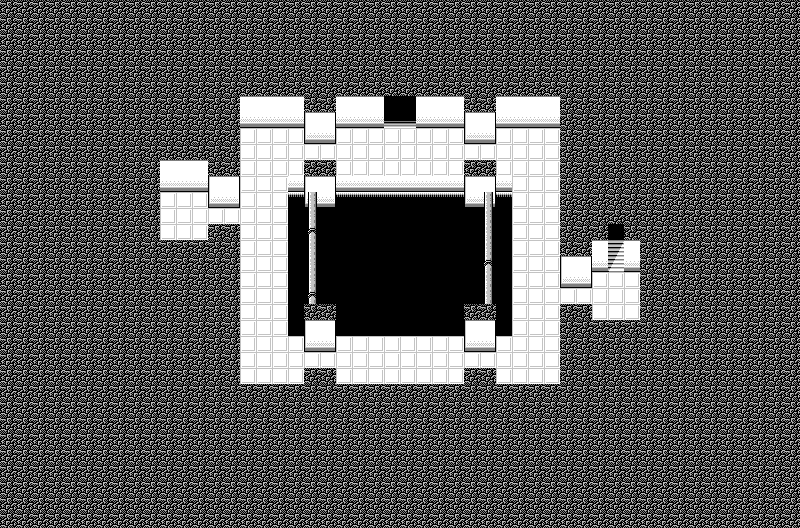

Below is a game level as drawn by its tile map, then a one-line description and the .tmx that defines it (tile-layer data replaced by summaries):
An orthogonal 50x33 tile map with 16x16 px tiles, 3 tile layers (Tile Layer 1, Tile Layer 2, Tile Layer 3), 2 tilesets and 11 objects (4x Event, 4x Character, 2x Target, Chest).

<map version="1.0" orientation="orthogonal" renderorder="right-down" width="50" height="33" tilewidth="16" tileheight="16" nextobjectid="106">
 <properties>
  <property name="bgm" value="missile_base" />
  <property name="encounter" value="encounterset_level09_danger02" />
  <property name="name" value="Missile Base" />
 </properties>
 <tileset firstgid="1" source="../tilesets/lower.tsx" />
 <tileset firstgid="176" source="../tilesets/upper.tsx" />
 <layer name="Tile Layer 1" width="50" height="33">
  <properties>
   <property name="z" value="0" />
  </properties>
  <data>[1650 cells, 1650 non-empty, 13 distinct tile ids]</data>
 </layer>
 <layer name="Tile Layer 2" width="50" height="33">
  <properties>
   <property name="z" value=".5" />
  </properties>
  <data>[1650 cells, 18 non-empty, 4 distinct tile ids]</data>
 </layer>
 <objectgroup name="Object Layer 1">
  <object id="69" name="tele" type="Event" x="608" y="224" width="16" height="16">
   <properties>
    <property name="onCollide" value="targetTele('world4/missile04.tmx', 'door2')" />
   </properties>
  </object>
  <object id="70" name="door1" type="Target" x="608" y="240" width="16" height="16" />
  <object id="79" name="chest" type="Chest" x="176" y="208" width="16" height="16">
   <properties>
    <property name="item" value="pot_revive" />
   </properties>
  </object>
  <object id="93" name="tele" type="Event" x="384" y="112" width="32" height="16">
   <properties>
    <property name="onCollide" value="targetTele('world4/missile06.tmx', 'door1')" />
   </properties>
  </object>
  <object id="94" name="door2" type="Target" x="400" y="128" width="16" height="16" />
  <object id="100" name="auto" type="Event" x="560" y="272" width="16" height="16">
   <properties>
    <property name="onBehavior" value="play('world4/missile_ambient02.lua'); playScene()" />
   </properties>
  </object>
  <object id="101" name="auto" type="Event" x="576" y="256" width="16" height="16">
   <properties>
    <property name="onBehavior" value="play('world4/missile_ambient01.lua'); playScene()" />
   </properties>
  </object>
  <object id="102" name="npc" type="Character" x="528" y="144" width="16" height="16">
   <properties>
    <property name="appearance" value="4dir_horse" />
    <property name="face" value="NORTH" />
    <property name="onBehavior" value="this.wander()" />
    <property name="onCollide" value="play('world4/missile_guard.lua')" />
    <property name="onInteract" value="play('world4/missile_guard.lua')" />
   </properties>
  </object>
  <object id="103" name="npc" type="Character" x="528" y="352" width="16" height="16">
   <properties>
    <property name="appearance" value="4dir_horse" />
    <property name="face" value="NORTH" />
    <property name="onBehavior" value="this.wander()" />
    <property name="onCollide" value="play('world4/missile_guard.lua')" />
    <property name="onInteract" value="play('world4/missile_guard.lua')" />
   </properties>
  </object>
  <object id="104" name="npc" type="Character" x="256" y="352" width="16" height="16">
   <properties>
    <property name="appearance" value="4dir_horse" />
    <property name="face" value="NORTH" />
    <property name="onBehavior" value="this.wander()" />
    <property name="onCollide" value="play('world4/missile_guard.lua')" />
    <property name="onInteract" value="play('world4/missile_guard.lua')" />
   </properties>
  </object>
  <object id="105" name="npc" type="Character" x="256" y="144" width="16" height="16">
   <properties>
    <property name="appearance" value="4dir_horse" />
    <property name="face" value="NORTH" />
    <property name="onBehavior" value="this.wander()" />
    <property name="onCollide" value="play('world4/missile_guard.lua')" />
    <property name="onInteract" value="play('world4/missile_guard.lua')" />
   </properties>
  </object>
 </objectgroup>
 <layer name="Tile Layer 3" width="50" height="33">
  <properties>
   <property name="z" value="1.5" />
  </properties>
  <data>[1650 cells, 0 non-empty, 0 distinct tile ids]</data>
 </layer>
</map>
